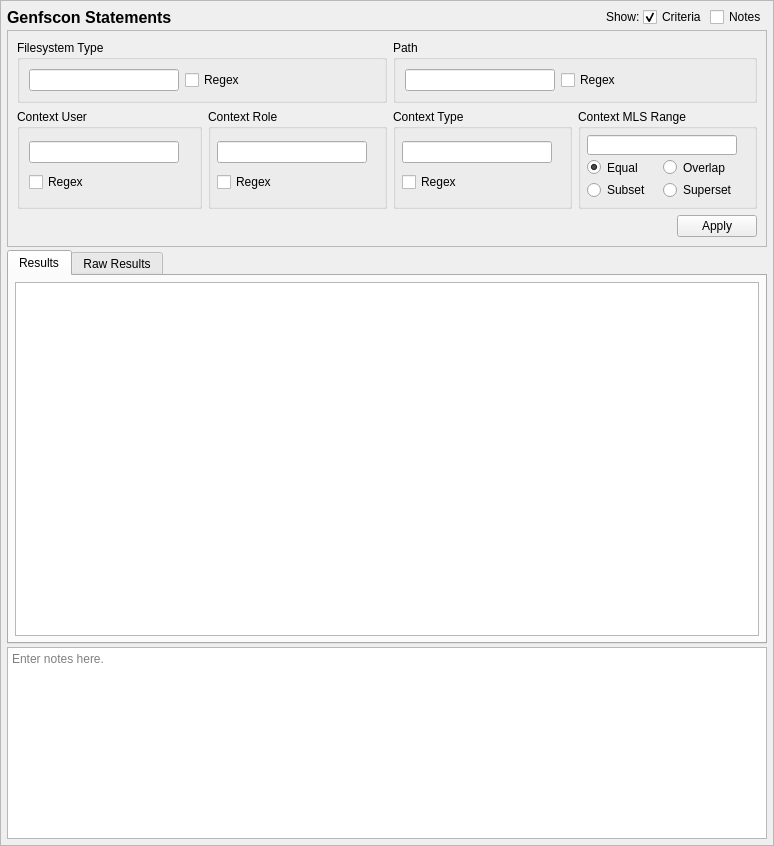
<?xml version="1.0" encoding="UTF-8"?>
<ui version="4.0">
 <class>GenfsconQueryTab_ui</class>
 <widget class="QScrollArea" name="GenfsconQueryTab_ui">
  <property name="geometry">
   <rect>
    <x>0</x>
    <y>0</y>
    <width>774</width>
    <height>846</height>
   </rect>
  </property>
  <property name="sizeAdjustPolicy">
   <enum>QAbstractScrollArea::AdjustToContents</enum>
  </property>
  <property name="widgetResizable">
   <bool>true</bool>
  </property>
  <widget class="QWidget" name="contents">
   <property name="geometry">
    <rect>
     <x>0</x>
     <y>0</y>
     <width>772</width>
     <height>844</height>
    </rect>
   </property>
   <property name="minimumSize">
    <size>
     <width>0</width>
     <height>0</height>
    </size>
   </property>
   <layout class="QGridLayout" name="gridLayout_9">
    <property name="leftMargin">
     <number>6</number>
    </property>
    <property name="topMargin">
     <number>6</number>
    </property>
    <property name="rightMargin">
     <number>6</number>
    </property>
    <property name="bottomMargin">
     <number>6</number>
    </property>
    <property name="spacing">
     <number>3</number>
    </property>
    <item row="3" column="0" colspan="5">
     <widget class="QTextEdit" name="notes">
      <property name="sizePolicy">
       <sizepolicy hsizetype="Preferred" vsizetype="Preferred">
        <horstretch>0</horstretch>
        <verstretch>0</verstretch>
       </sizepolicy>
      </property>
      <property name="minimumSize">
       <size>
        <width>0</width>
        <height>80</height>
       </size>
      </property>
      <property name="toolTip">
       <string>Optionally enter notes here about the query.</string>
      </property>
      <property name="placeholderText">
       <string>Enter notes here.</string>
      </property>
     </widget>
    </item>
    <item row="0" column="4">
     <widget class="QCheckBox" name="notes_expander">
      <property name="toolTip">
       <string>Show or hide the notes field (no data is lost)</string>
      </property>
      <property name="text">
       <string>Notes</string>
      </property>
     </widget>
    </item>
    <item row="0" column="3">
     <widget class="QCheckBox" name="criteria_expander">
      <property name="toolTip">
       <string>Show or hide the search criteria (no settings are lost)</string>
      </property>
      <property name="text">
       <string>Criteria</string>
      </property>
      <property name="checked">
       <bool>true</bool>
      </property>
     </widget>
    </item>
    <item row="0" column="0">
     <widget class="QLabel" name="label">
      <property name="sizePolicy">
       <sizepolicy hsizetype="Preferred" vsizetype="Fixed">
        <horstretch>0</horstretch>
        <verstretch>0</verstretch>
       </sizepolicy>
      </property>
      <property name="maximumSize">
       <size>
        <width>16777215</width>
        <height>20</height>
       </size>
      </property>
      <property name="font">
       <font>
        <pointsize>12</pointsize>
        <weight>75</weight>
        <bold>true</bold>
       </font>
      </property>
      <property name="text">
       <string>Genfscon Statements</string>
      </property>
     </widget>
    </item>
    <item row="0" column="2">
     <widget class="QLabel" name="label_2">
      <property name="text">
       <string>Show:</string>
      </property>
     </widget>
    </item>
    <item row="0" column="1">
     <spacer name="horizontalSpacer_5">
      <property name="orientation">
       <enum>Qt::Orientation::Horizontal</enum>
      </property>
      <property name="sizeHint" stdset="0">
       <size>
        <width>40</width>
        <height>20</height>
       </size>
      </property>
     </spacer>
    </item>
    <item row="2" column="0" colspan="5">
     <widget class="QTabWidget" name="results_frame">
      <property name="sizePolicy">
       <sizepolicy hsizetype="Preferred" vsizetype="MinimumExpanding">
        <horstretch>0</horstretch>
        <verstretch>1</verstretch>
       </sizepolicy>
      </property>
      <property name="currentIndex">
       <number>0</number>
      </property>
      <widget class="QWidget" name="results_framePage1">
       <property name="sizePolicy">
        <sizepolicy hsizetype="Preferred" vsizetype="MinimumExpanding">
         <horstretch>0</horstretch>
         <verstretch>0</verstretch>
        </sizepolicy>
       </property>
       <attribute name="title">
        <string>Results</string>
       </attribute>
       <layout class="QVBoxLayout" name="verticalLayout_3">
        <property name="leftMargin">
         <number>6</number>
        </property>
        <property name="topMargin">
         <number>6</number>
        </property>
        <property name="rightMargin">
         <number>6</number>
        </property>
        <property name="bottomMargin">
         <number>6</number>
        </property>
        <item>
         <widget class="SEToolsTableView" name="table_results">
          <property name="sizePolicy">
           <sizepolicy hsizetype="Preferred" vsizetype="MinimumExpanding">
            <horstretch>0</horstretch>
            <verstretch>0</verstretch>
           </sizepolicy>
          </property>
          <property name="sizeAdjustPolicy">
           <enum>QAbstractScrollArea::AdjustIgnored</enum>
          </property>
          <property name="alternatingRowColors">
           <bool>true</bool>
          </property>
          <property name="sortingEnabled">
           <bool>true</bool>
          </property>
         </widget>
        </item>
       </layout>
      </widget>
      <widget class="QWidget" name="results_framePage2">
       <property name="sizePolicy">
        <sizepolicy hsizetype="Preferred" vsizetype="MinimumExpanding">
         <horstretch>0</horstretch>
         <verstretch>0</verstretch>
        </sizepolicy>
       </property>
       <attribute name="title">
        <string>Raw Results</string>
       </attribute>
       <layout class="QVBoxLayout" name="verticalLayout_2">
        <property name="leftMargin">
         <number>6</number>
        </property>
        <property name="topMargin">
         <number>6</number>
        </property>
        <property name="rightMargin">
         <number>6</number>
        </property>
        <property name="bottomMargin">
         <number>6</number>
        </property>
        <item>
         <widget class="QPlainTextEdit" name="raw_results">
          <property name="sizePolicy">
           <sizepolicy hsizetype="Preferred" vsizetype="MinimumExpanding">
            <horstretch>0</horstretch>
            <verstretch>0</verstretch>
           </sizepolicy>
          </property>
          <property name="minimumSize">
           <size>
            <width>0</width>
            <height>0</height>
           </size>
          </property>
          <property name="font">
           <font>
            <family>Monospace</family>
           </font>
          </property>
          <property name="documentTitle">
           <string/>
          </property>
          <property name="lineWrapMode">
           <enum>QPlainTextEdit::NoWrap</enum>
          </property>
          <property name="readOnly">
           <bool>true</bool>
          </property>
         </widget>
        </item>
       </layout>
      </widget>
     </widget>
    </item>
    <item row="1" column="0" colspan="5">
     <widget class="QFrame" name="criteria_frame">
      <property name="maximumSize">
       <size>
        <width>16777215</width>
        <height>16777215</height>
       </size>
      </property>
      <property name="frameShape">
       <enum>QFrame::StyledPanel</enum>
      </property>
      <property name="frameShadow">
       <enum>QFrame::Raised</enum>
      </property>
      <layout class="QGridLayout" name="gridLayout">
       <item row="0" column="0" colspan="2">
        <widget class="QGroupBox" name="fs_criteria">
         <property name="title">
          <string>Filesystem Type</string>
         </property>
         <layout class="QGridLayout" name="gridLayout_7">
          <item row="0" column="1">
           <widget class="QCheckBox" name="fs_regex">
            <property name="toolTip">
             <string>Use regular expressions to match the filesystem type.</string>
            </property>
            <property name="text">
             <string>Regex</string>
            </property>
           </widget>
          </item>
          <item row="0" column="0">
           <widget class="QLineEdit" name="fs">
            <property name="sizePolicy">
             <sizepolicy hsizetype="Expanding" vsizetype="Fixed">
              <horstretch>0</horstretch>
              <verstretch>0</verstretch>
             </sizepolicy>
            </property>
            <property name="minimumSize">
             <size>
              <width>150</width>
              <height>0</height>
             </size>
            </property>
            <property name="maximumSize">
             <size>
              <width>250</width>
              <height>16777215</height>
             </size>
            </property>
           </widget>
          </item>
          <item row="0" column="2">
           <spacer name="horizontalSpacer_2">
            <property name="orientation">
             <enum>Qt::Orientation::Horizontal</enum>
            </property>
            <property name="sizeHint" stdset="0">
             <size>
              <width>40</width>
              <height>20</height>
             </size>
            </property>
           </spacer>
          </item>
         </layout>
        </widget>
       </item>
       <item row="0" column="2" colspan="2">
        <widget class="QGroupBox" name="path_criteria">
         <property name="title">
          <string>Path</string>
         </property>
         <layout class="QGridLayout" name="gridLayout_10">
          <item row="0" column="1">
           <widget class="QCheckBox" name="path_regex">
            <property name="toolTip">
             <string>Use regular expressions to match the filesystem type.</string>
            </property>
            <property name="text">
             <string>Regex</string>
            </property>
           </widget>
          </item>
          <item row="0" column="0">
           <widget class="QLineEdit" name="path">
            <property name="sizePolicy">
             <sizepolicy hsizetype="Expanding" vsizetype="Fixed">
              <horstretch>0</horstretch>
              <verstretch>0</verstretch>
             </sizepolicy>
            </property>
            <property name="minimumSize">
             <size>
              <width>150</width>
              <height>0</height>
             </size>
            </property>
            <property name="maximumSize">
             <size>
              <width>250</width>
              <height>16777215</height>
             </size>
            </property>
           </widget>
          </item>
          <item row="0" column="2">
           <spacer name="horizontalSpacer_8">
            <property name="orientation">
             <enum>Qt::Orientation::Horizontal</enum>
            </property>
            <property name="sizeHint" stdset="0">
             <size>
              <width>40</width>
              <height>20</height>
             </size>
            </property>
           </spacer>
          </item>
         </layout>
        </widget>
       </item>
       <item row="1" column="0">
        <widget class="QGroupBox" name="user_critera">
         <property name="title">
          <string>Context User</string>
         </property>
         <layout class="QGridLayout" name="gridLayout_6">
          <item row="0" column="0">
           <widget class="QLineEdit" name="user">
            <property name="sizePolicy">
             <sizepolicy hsizetype="Expanding" vsizetype="Fixed">
              <horstretch>0</horstretch>
              <verstretch>0</verstretch>
             </sizepolicy>
            </property>
            <property name="minimumSize">
             <size>
              <width>150</width>
              <height>0</height>
             </size>
            </property>
            <property name="maximumSize">
             <size>
              <width>250</width>
              <height>16777215</height>
             </size>
            </property>
           </widget>
          </item>
          <item row="1" column="0">
           <widget class="QCheckBox" name="user_regex">
            <property name="toolTip">
             <string>Use regular expressions to match the context's user.</string>
            </property>
            <property name="text">
             <string>Regex</string>
            </property>
           </widget>
          </item>
          <item row="0" column="1">
           <spacer name="horizontalSpacer_3">
            <property name="orientation">
             <enum>Qt::Orientation::Horizontal</enum>
            </property>
            <property name="sizeHint" stdset="0">
             <size>
              <width>40</width>
              <height>20</height>
             </size>
            </property>
           </spacer>
          </item>
         </layout>
        </widget>
       </item>
       <item row="1" column="1">
        <widget class="QGroupBox" name="role_criteria">
         <property name="maximumSize">
          <size>
           <width>16777215</width>
           <height>100</height>
          </size>
         </property>
         <property name="title">
          <string>Context Role</string>
         </property>
         <layout class="QGridLayout" name="gridLayout_2">
          <property name="leftMargin">
           <number>6</number>
          </property>
          <property name="topMargin">
           <number>6</number>
          </property>
          <property name="rightMargin">
           <number>6</number>
          </property>
          <property name="bottomMargin">
           <number>6</number>
          </property>
          <property name="spacing">
           <number>3</number>
          </property>
          <item row="0" column="0">
           <widget class="QLineEdit" name="role">
            <property name="sizePolicy">
             <sizepolicy hsizetype="Expanding" vsizetype="Fixed">
              <horstretch>0</horstretch>
              <verstretch>0</verstretch>
             </sizepolicy>
            </property>
            <property name="minimumSize">
             <size>
              <width>150</width>
              <height>0</height>
             </size>
            </property>
            <property name="maximumSize">
             <size>
              <width>250</width>
              <height>16777215</height>
             </size>
            </property>
           </widget>
          </item>
          <item row="1" column="0">
           <widget class="QCheckBox" name="role_regex">
            <property name="enabled">
             <bool>true</bool>
            </property>
            <property name="toolTip">
             <string>Use regular expressions to match the context's role.</string>
            </property>
            <property name="text">
             <string>Regex</string>
            </property>
           </widget>
          </item>
          <item row="0" column="1">
           <spacer name="horizontalSpacer_4">
            <property name="orientation">
             <enum>Qt::Orientation::Horizontal</enum>
            </property>
            <property name="sizeHint" stdset="0">
             <size>
              <width>40</width>
              <height>20</height>
             </size>
            </property>
           </spacer>
          </item>
         </layout>
        </widget>
       </item>
       <item row="1" column="2">
        <widget class="QGroupBox" name="type_criteria">
         <property name="maximumSize">
          <size>
           <width>16777215</width>
           <height>100</height>
          </size>
         </property>
         <property name="title">
          <string>Context Type</string>
         </property>
         <layout class="QGridLayout" name="gridLayout_5">
          <property name="leftMargin">
           <number>6</number>
          </property>
          <property name="topMargin">
           <number>6</number>
          </property>
          <property name="rightMargin">
           <number>6</number>
          </property>
          <property name="bottomMargin">
           <number>6</number>
          </property>
          <property name="spacing">
           <number>3</number>
          </property>
          <item row="1" column="1">
           <widget class="QCheckBox" name="type_regex">
            <property name="toolTip">
             <string>Use regular expressions to match the context's type.</string>
            </property>
            <property name="text">
             <string>Regex</string>
            </property>
           </widget>
          </item>
          <item row="0" column="1">
           <widget class="QLineEdit" name="type_">
            <property name="sizePolicy">
             <sizepolicy hsizetype="Expanding" vsizetype="Fixed">
              <horstretch>0</horstretch>
              <verstretch>0</verstretch>
             </sizepolicy>
            </property>
            <property name="minimumSize">
             <size>
              <width>150</width>
              <height>0</height>
             </size>
            </property>
            <property name="maximumSize">
             <size>
              <width>250</width>
              <height>16777215</height>
             </size>
            </property>
           </widget>
          </item>
          <item row="0" column="2">
           <spacer name="horizontalSpacer_6">
            <property name="orientation">
             <enum>Qt::Orientation::Horizontal</enum>
            </property>
            <property name="sizeHint" stdset="0">
             <size>
              <width>40</width>
              <height>20</height>
             </size>
            </property>
           </spacer>
          </item>
         </layout>
        </widget>
       </item>
       <item row="1" column="3">
        <widget class="QGroupBox" name="range_criteria">
         <property name="maximumSize">
          <size>
           <width>16777215</width>
           <height>100</height>
          </size>
         </property>
         <property name="title">
          <string>Context MLS Range</string>
         </property>
         <layout class="QGridLayout" name="gridLayout_8">
          <property name="leftMargin">
           <number>6</number>
          </property>
          <property name="topMargin">
           <number>6</number>
          </property>
          <property name="rightMargin">
           <number>6</number>
          </property>
          <property name="bottomMargin">
           <number>6</number>
          </property>
          <property name="spacing">
           <number>3</number>
          </property>
          <item row="2" column="1">
           <widget class="QRadioButton" name="range_exact">
            <property name="toolTip">
             <string>Match the context's range if the criteria is equal to the context's range.</string>
            </property>
            <property name="text">
             <string>Equal</string>
            </property>
            <property name="checked">
             <bool>true</bool>
            </property>
           </widget>
          </item>
          <item row="3" column="1">
           <widget class="QRadioButton" name="range_subset">
            <property name="toolTip">
             <string>Match the context's range if the criteria is a subset of the context's range.</string>
            </property>
            <property name="text">
             <string>Subset</string>
            </property>
           </widget>
          </item>
          <item row="3" column="2">
           <widget class="QRadioButton" name="range_superset">
            <property name="toolTip">
             <string>Match the context's range if the criteria is a superset to the context's range.</string>
            </property>
            <property name="text">
             <string>Superset</string>
            </property>
           </widget>
          </item>
          <item row="2" column="2">
           <widget class="QRadioButton" name="range_overlap">
            <property name="toolTip">
             <string>Match the context's range if the criteria overlaps the context's range.</string>
            </property>
            <property name="text">
             <string>Overlap</string>
            </property>
           </widget>
          </item>
          <item row="1" column="1" colspan="2">
           <widget class="QLineEdit" name="range_">
            <property name="sizePolicy">
             <sizepolicy hsizetype="Expanding" vsizetype="Fixed">
              <horstretch>0</horstretch>
              <verstretch>0</verstretch>
             </sizepolicy>
            </property>
            <property name="minimumSize">
             <size>
              <width>150</width>
              <height>20</height>
             </size>
            </property>
            <property name="maximumSize">
             <size>
              <width>250</width>
              <height>16777215</height>
             </size>
            </property>
           </widget>
          </item>
          <item row="1" column="3">
           <spacer name="horizontalSpacer_7">
            <property name="orientation">
             <enum>Qt::Orientation::Horizontal</enum>
            </property>
            <property name="sizeType">
             <enum>QSizePolicy::Preferred</enum>
            </property>
            <property name="sizeHint" stdset="0">
             <size>
              <width>40</width>
              <height>20</height>
             </size>
            </property>
           </spacer>
          </item>
         </layout>
        </widget>
       </item>
       <item row="2" column="3">
        <widget class="QDialogButtonBox" name="buttonBox">
         <property name="standardButtons">
          <set>QDialogButtonBox::StandardButton::Apply</set>
         </property>
        </widget>
       </item>
      </layout>
     </widget>
    </item>
   </layout>
  </widget>
 </widget>
 <customwidgets>
  <customwidget>
   <class>SEToolsTableView</class>
   <extends>QTableView</extends>
   <header>setoolsgui/tableview.h</header>
  </customwidget>
 </customwidgets>
 <tabstops>
  <tabstop>criteria_expander</tabstop>
  <tabstop>notes_expander</tabstop>
  <tabstop>fs</tabstop>
  <tabstop>fs_regex</tabstop>
  <tabstop>path</tabstop>
  <tabstop>path_regex</tabstop>
  <tabstop>user</tabstop>
  <tabstop>user_regex</tabstop>
  <tabstop>role</tabstop>
  <tabstop>role_regex</tabstop>
  <tabstop>type_</tabstop>
  <tabstop>type_regex</tabstop>
  <tabstop>range_</tabstop>
  <tabstop>range_exact</tabstop>
  <tabstop>range_subset</tabstop>
  <tabstop>range_overlap</tabstop>
  <tabstop>range_superset</tabstop>
  <tabstop>results_frame</tabstop>
  <tabstop>table_results</tabstop>
  <tabstop>notes</tabstop>
  <tabstop>raw_results</tabstop>
 </tabstops>
 <resources/>
 <connections>
  <connection>
   <sender>criteria_expander</sender>
   <signal>toggled(bool)</signal>
   <receiver>criteria_frame</receiver>
   <slot>setVisible(bool)</slot>
   <hints>
    <hint type="sourcelabel">
     <x>592</x>
     <y>16</y>
    </hint>
    <hint type="destinationlabel">
     <x>386</x>
     <y>232</y>
    </hint>
   </hints>
  </connection>
  <connection>
   <sender>notes_expander</sender>
   <signal>toggled(bool)</signal>
   <receiver>notes</receiver>
   <slot>setVisible(bool)</slot>
   <hints>
    <hint type="sourcelabel">
     <x>735</x>
     <y>16</y>
    </hint>
    <hint type="destinationlabel">
     <x>386</x>
     <y>756</y>
    </hint>
   </hints>
  </connection>
 </connections>
</ui>
